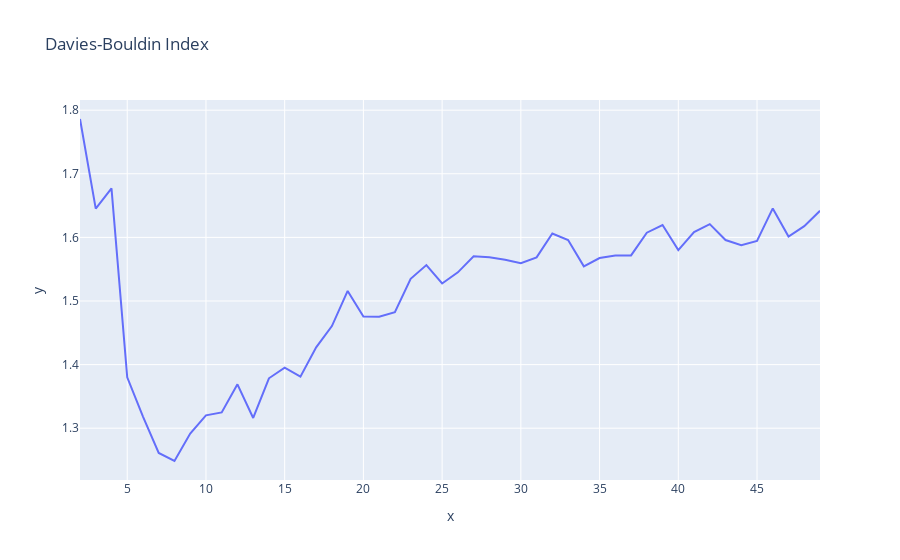

The notebook cell this image was saved under:
### Code cell
#plt.plot(range(2,50), db_scores, marker='o')
fig = px.line(x=range(2,50), y=db_scores, title='Davies-Bouldin Index')
fig.show()

### Figure 1 — Plotly figure (JSON) as saved in the notebook; plotly's stock layout.template omitted (floating-point values rounded to 4 significant figures)
{"data": [{"hovertemplate": "x=%{x}<br>y=%{y}<extra></extra>", "legendgroup": "", "line": {"color": "#636efa", "dash": "solid"}, "marker": {"symbol": "circle"}, "mode": "lines", "name": "", "orientation": "v", "showlegend": false, "type": "scatter", "x": [2, 3, 4, 5, 6, 7, 8, 9, 10, 11, 12, 13, 14, 15, 16, 17, 18, 19, 20, 21, 22, 23, 24, 25, 26, 27, 28, 29, 30, 31, 32, 33, 34, 35, 36, 37, 38, 39, 40, 41, 42, 43, 44, 45, 46, 47, 48, 49], "xaxis": "x", "y": [1.786, 1.645, 1.677, 1.38, 1.318, 1.261, 1.248, 1.292, 1.32, 1.325, 1.369, 1.316, 1.378, 1.395, 1.381, 1.427, 1.461, 1.516, 1.476, 1.475, 1.482, 1.535, 1.556, 1.527, 1.545, 1.57, 1.569, 1.565, 1.559, 1.569, 1.606, 1.596, 1.555, 1.568, 1.572, 1.572, 1.607, 1.619, 1.58, 1.608, 1.621, 1.596, 1.588, 1.594, 1.646, 1.601, 1.618, 1.642], "yaxis": "y"}], "layout": {"legend": {"tracegroupgap": 0}, "title": {"text": "Davies-Bouldin Index"}, "xaxis": {"anchor": "y", "domain": [0, 1], "title": {"text": "x"}}, "yaxis": {"anchor": "x", "domain": [0, 1], "title": {"text": "y"}}}}
